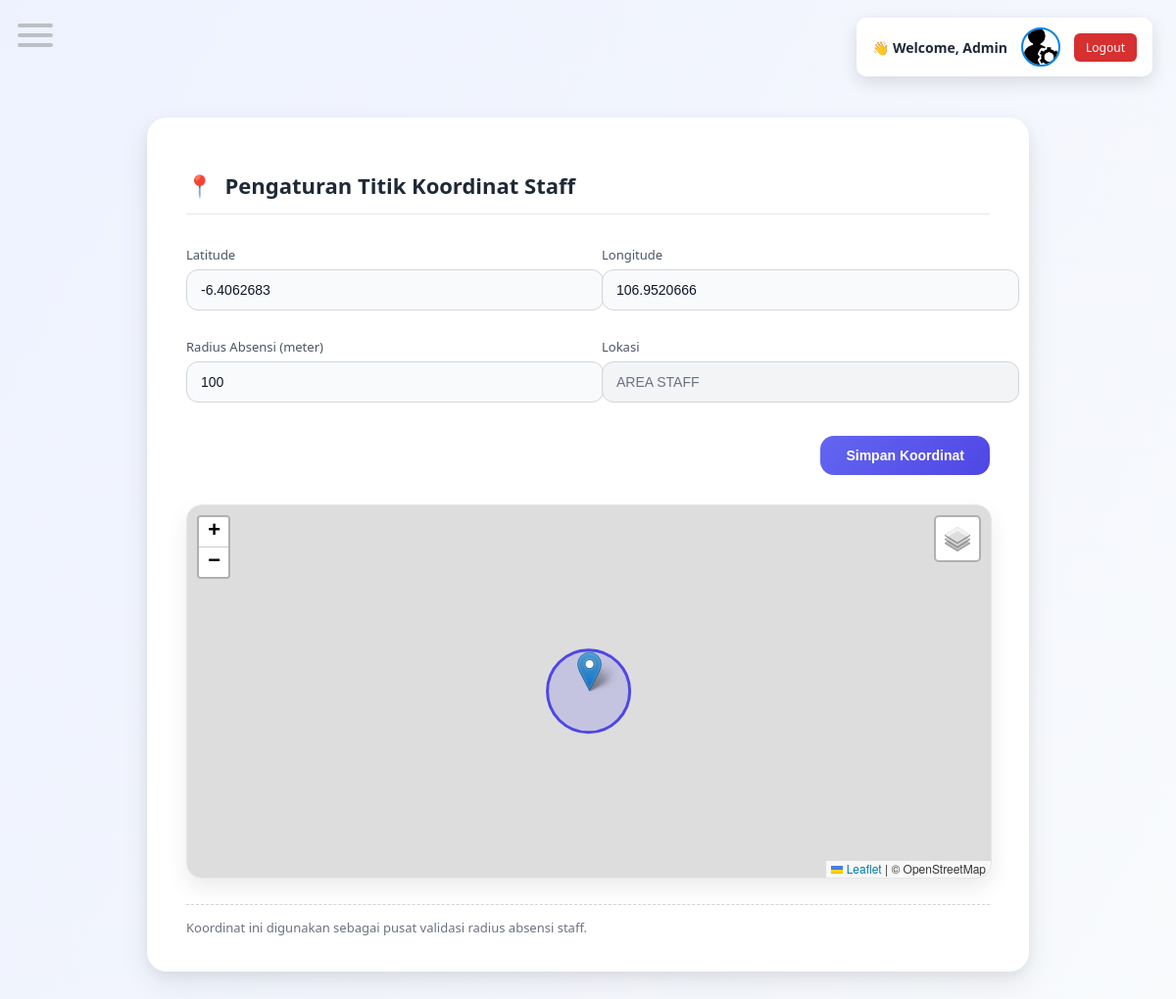
Screenshot of /Admin/koordinat.php (signed in) with the database file from the repository.
### tables this page shows
CREATE TABLE `users` (
  `id_user` int(11) NOT NULL,
  `nama_lengkap` varchar(100) NOT NULL,
  `username` varchar(50) NOT NULL,
  `password` varchar(255) NOT NULL,
  `role` enum('admin','pegawai') NOT NULL,
  `qr_code` varchar(255) DEFAULT NULL,
  `status` enum('aktif','nonaktif') DEFAULT 'aktif',
  `foto` varchar(255) DEFAULT NULL,
  `created_at` timestamp NOT NULL DEFAULT current_timestamp()
);

CREATE TABLE `koordinat` (
  `id` int(11) NOT NULL,
  `nama_lokasi` varchar(100) DEFAULT 'AREA STAFF',
  `latitude` decimal(10,7) NOT NULL,
  `longitude` decimal(10,7) NOT NULL,
  `radius_meter` int(11) DEFAULT 100,
  `updated_at` timestamp NOT NULL DEFAULT current_timestamp() ON UPDATE current_timestamp()
);

### Admin/koordinat.php (the view, shortened to what this page needs)
<?php
require_once 'config/koneksi.php';
$data = $pdo->query("
    SELECT * FROM koordinat WHERE id = 1
")->fetch(PDO::FETCH_ASSOC);
?>
<!DOCTYPE html>
<html lang="id">
<head>
<?php include 'header.php'; ?>
</head>
<body>
<div class="wrapper">
    <h2><span>📍</span> Pengaturan Titik Koordinat Staff</h2>
    <form method="post">
        <div class="grid">
            <div>
                <label>Latitude</label>
                <input type="text" name="latitude"
                       value="<?= htmlspecialchars($data['latitude']) ?>" required>
            </div>
            <div>
                <label>Longitude</label>
                <input type="text" name="longitude"
                       value="<?= htmlspecialchars($data['longitude']) ?>" required>
            </div>
            <div>
                <label>Radius Absensi (meter)</label>
                <input type="number" name="radius"
                       value="<?= (int)$data['radius_meter'] ?>" min="10">
            </div>
            <div>
                <label>Lokasi</label>
                <input type="text" value="AREA STAFF" disabled>
            </div>
        </div>
        <div class="actions">
            <button class="btn">Simpan Koordinat</button>
        </div>
    </form>
    <div id="map"></div>
    <div class="note">
        Koordinat ini digunakan sebagai pusat validasi radius absensi staff.
    </div>
</div>
</body>
</html>

### Admin/header.php (shortened to what this page needs)
<?php
require_once 'config/koneksi.php';
$namaAdmin = $_SESSION['nama_lengkap'] ?? 'Admin';
$fotoUser  = 'assets/img/default-avatar.png';
try {
    if (isset($pdo) && $pdo instanceof PDO) {
        $stmt = $pdo->prepare("
            SELECT foto
            FROM users
            WHERE id_user = :id
            LIMIT 1
        ");
        $stmt->execute([
            'id' => $_SESSION['admin_id']
        ]);
        $foto = $stmt->fetchColumn();
        if (!empty($foto) && file_exists($foto)) {
            $fotoUser = $foto;
        }
    }
} catch (Throwable $e) {
}
?>
<div class="hamburger" id="hamburgerBtn">
    <span></span>
    <span></span>
    <span></span>
</div>
<header class="admin-header">
    <span class="welcome-text">
        👋 Welcome, <?= htmlspecialchars($namaAdmin, ENT_QUOTES, 'UTF-8') ?>
    </span>
    <img src="<?= htmlspecialchars($fotoUser, ENT_QUOTES, 'UTF-8') ?>" class="admin-avatar">
    <a href="logout.php" class="btn-logout">Logout</a>
</header>
<link
  rel="stylesheet"
  href="https://unpkg.com/leaflet@1.9.4/dist/leaflet.css"
/>

### Admin/header.php (style rules this page uses)
.hamburger { position: fixed; top: 18px; left: 18px; z-index: 1300; width: 36px; height: 28px; cursor: pointer; }
.hamburger span { display: block; height: 4px; width: 100%; background: #7e7d7d70; margin: 6px 0; border-radius: 2px; transition: all .3s ease; }
.admin-header { position: fixed; top: 16px; right: 24px; z-index: 1300; display: flex; align-items: center; gap: 14px; background: #fff; padding: 10px 16px; border-radius: 10px; box-shadow: 0 6px 18px rgba(0,0,0,.12); opacity: 0; transform: translateY(-15px); animation: headerFade .7s ease forwards; }
.welcome-text { font-size: 14px; font-weight: 600; white-space: nowrap; }
.admin-avatar { width: 36px; height: 36px; border-radius: 50%; border: 2px solid #0984e3; object-fit: cover; }
.btn-logout { background: #d63031; color: #fff; padding: 6px 12px; border-radius: 6px; text-decoration: none; font-size: 12px; transition: background .2s ease; }
html, body { width: 100%; overflow-x: hidden; touch-action: manipulation; }
@media (min-width: 1200px) { .admin-header { top: 18px; right: 24px; } }
#map { width: 100%; height: 380px; margin-top: 30px; border-radius: 16px; border: 1px solid #e5e7eb; box-shadow: 0 10px 22px rgba(0,0,0,.08); }

### Admin/koordinat.php (style rules this page uses)
body { margin: 0; font-family: 'Segoe UI', sans-serif; background: linear-gradient(120deg, #eef2ff, #f8fafc); color: #1f2937; }
.wrapper { max-width: 900px; margin: 120px auto 60px auto; background: #ffffff; border-radius: 20px; padding: 36px 40px; box-shadow: 0 12px 30px rgba(0,0,0,.08), 0 4px 12px rgba(0,0,0,.05); box-sizing: border-box; }
h2 { display: flex; align-items: center; gap: 12px; font-size: 22px; font-weight: 600; margin-bottom: 32px; padding-bottom: 14px; border-bottom: 1px solid #e5e7eb; }
h2 span { font-size: 22px; color: #4f46e5; }
.grid { display: grid; grid-template-columns: repeat(2, 1fr); gap: 28px; margin-bottom: 10px; }
label { font-size: 13px; font-weight: 500; color: #4b5563; margin-bottom: 6px; display: block; }
input { width: 100%; padding: 12px 14px; background: #f9fafb; border: 1px solid #d1d5db; border-radius: 12px; color: #111827; font-size: 14px; transition: .2s ease; }
input[disabled] { background: #f3f4f6; color: #6b7280; cursor: not-allowed; }
.actions { margin-top: 34px; display: flex; justify-content: flex-end; }
.btn { background: linear-gradient(135deg, #6366f1, #4f46e5); border: none; padding: 12px 26px; border-radius: 14px; color: #fff; font-weight: 600; font-size: 14px; cursor: pointer; transition: all .25s ease; }
.note { margin-top: 26px; padding-top: 14px; border-top: 1px dashed #d1d5db; font-size: 13px; color: #6b7280; }
html, body { width: 100%; overflow-x: hidden; -webkit-text-size-adjust: 100%; touch-action: manipulation; }

### rows the page displays
users: foto (picture)
koordinat: latitude "-6.4062683", longitude "106.9520666", radius "100"

### other values shown
$namaAdmin "Admin"
